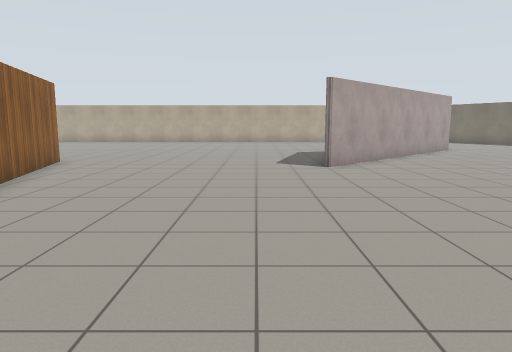
view 1 (above)

18 first-person views from a walk through a robot-simulator world made for Gazebo. The camera is 1.2 m above the floor, tilts 8° down and sees 70° across. The floor is counted in squares, 1 m on a side. Each view is taken from the middle of a square. On the plan, view 1 faces up. The plan holds only what a view shows up to about 14 squares ahead; the rest is blank. Simple patterns stand in for the simulator's built-in surfaces.

view 2
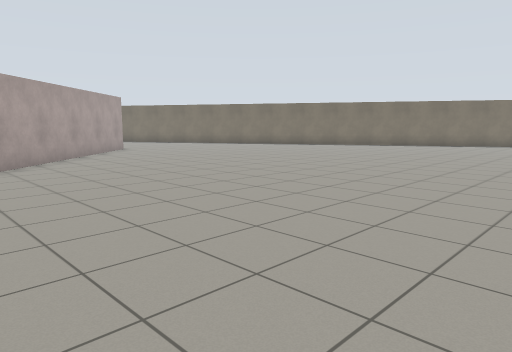

view 3
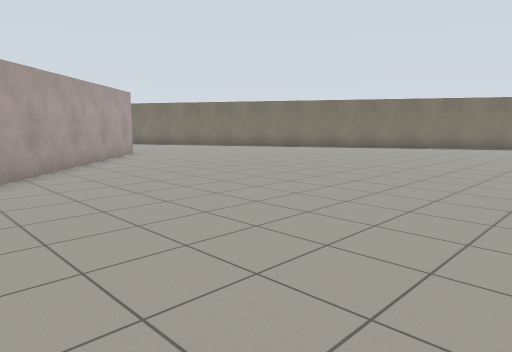

view 4
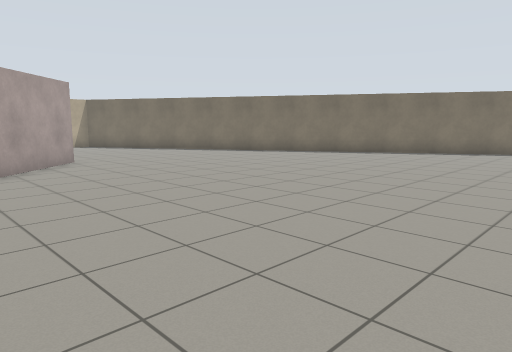

view 5
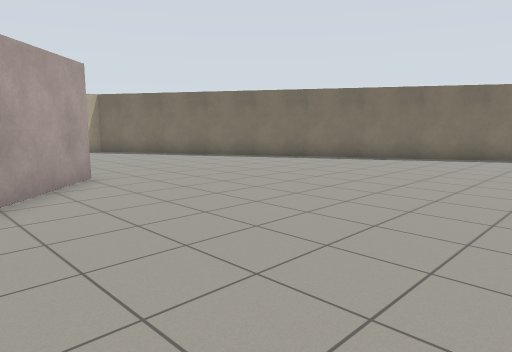

view 6
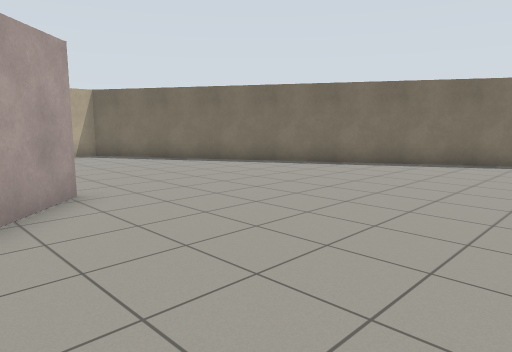

view 7
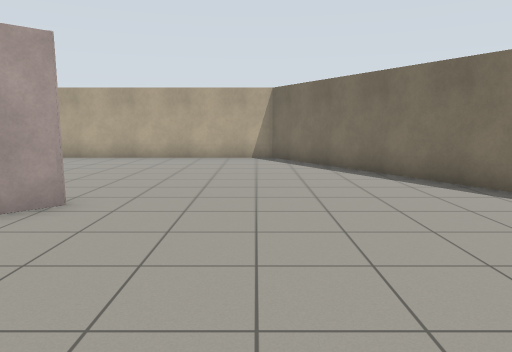

view 8
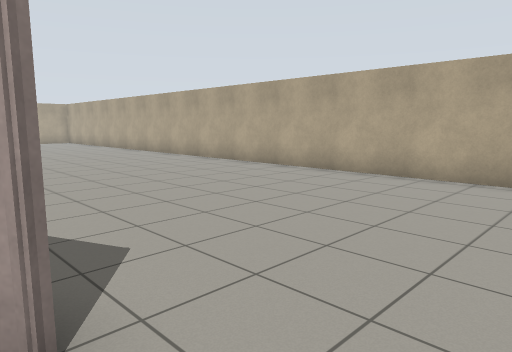

view 9
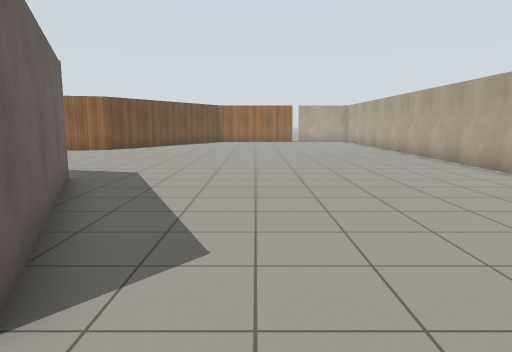

view 10
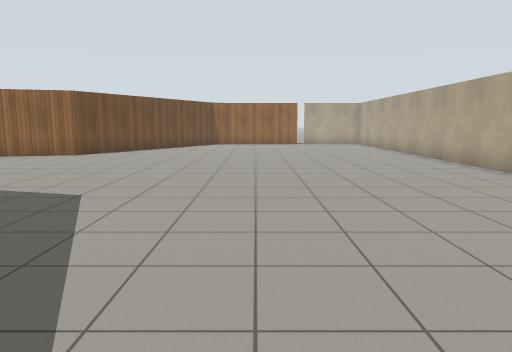

view 11
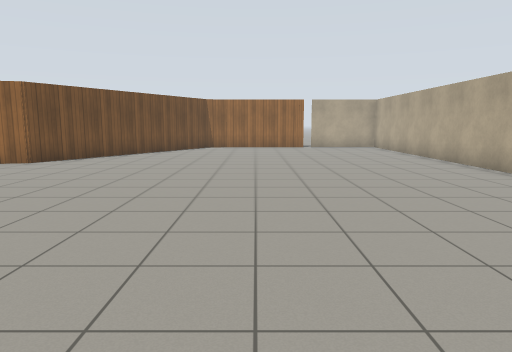

view 12
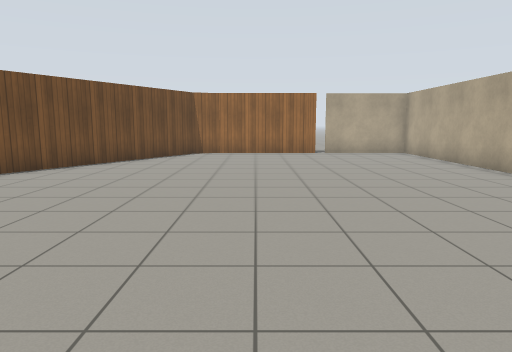

view 13
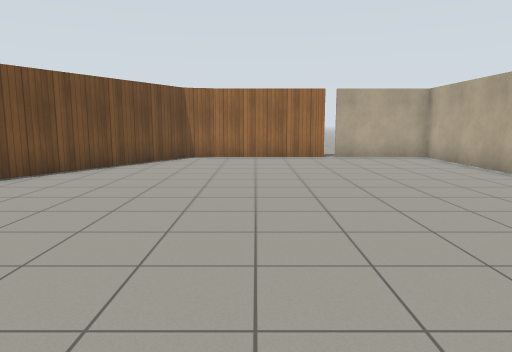

view 14
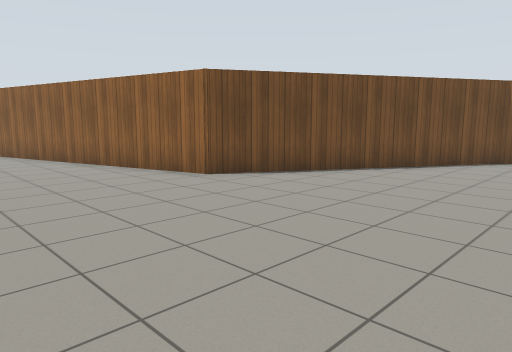

view 15
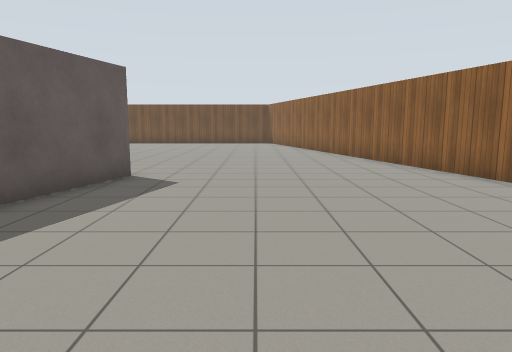

view 16
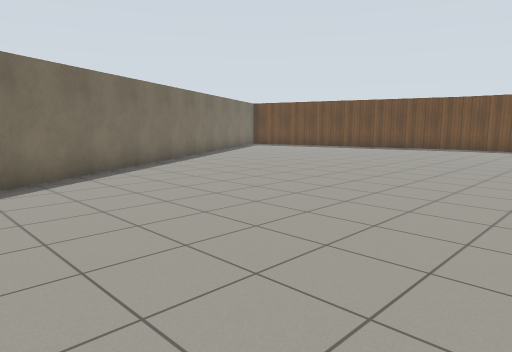

view 17
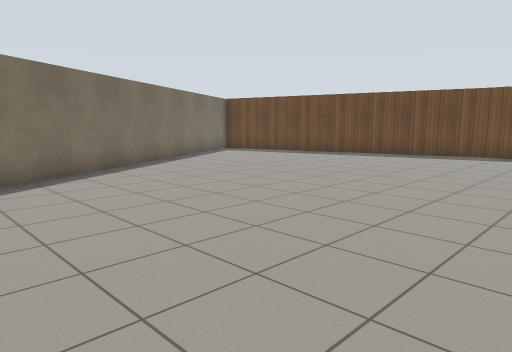

view 18
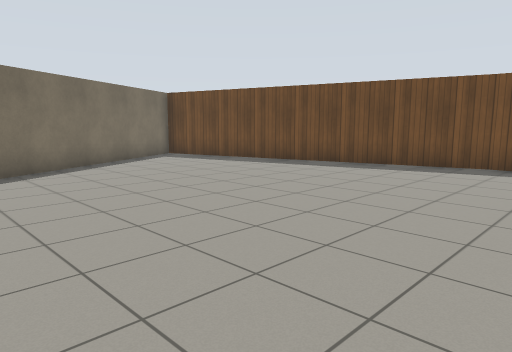

### Floor plan
Points are (right, up) in squares from view 1. A wall is a line through its corners. A room is listed if a view was taken in it or the views show most of it. See-through windows are left out.
Room 1 (views 1, 2, 3, 4, 5, 6, 7, 8, 9, 10, 11, 12, 13, 14, 15, 16, 17, 18)
walls: (3.2, 14.9) (8.9, 17.4); (9.2, 17.4) (1.9, 10.2) (2.9, 13.7); (16.6, -5.3) (17.5, -5.3); (17.4, -5.4) (26.2, -3); (-14.6, 17.6) (-14.3, 16.4) (-6.4, 11.9) (-3.9, 2.4); (-14.6, 21.6) (-14.6, 17.4); (27.9, -1.3) (12.6, 25.3) (-14.6, 25.3) (-14.6, 21.9)
ways out: gap at (-15, 22)

Positions as (right, up) in squares from view 1, and headings:
1: (0, 0), facing up
2: (1, 0), facing up-right
3: (2, 3), facing up-right
4: (5, 5), facing up-right
5: (6, 9), facing up-right
6: (7, 11), facing up-right
7: (12, 12), facing up
8: (11, 17), facing up-left
9: (11, 19), facing left
10: (8, 19), facing left
11: (5, 19), facing left
12: (1, 19), facing left
13: (-1, 19), facing left
14: (-1, 19), facing down-left
15: (-1, 19), facing down
16: (12, 14), facing down-right
17: (14, 10), facing down-right
18: (15, 6), facing down-right
